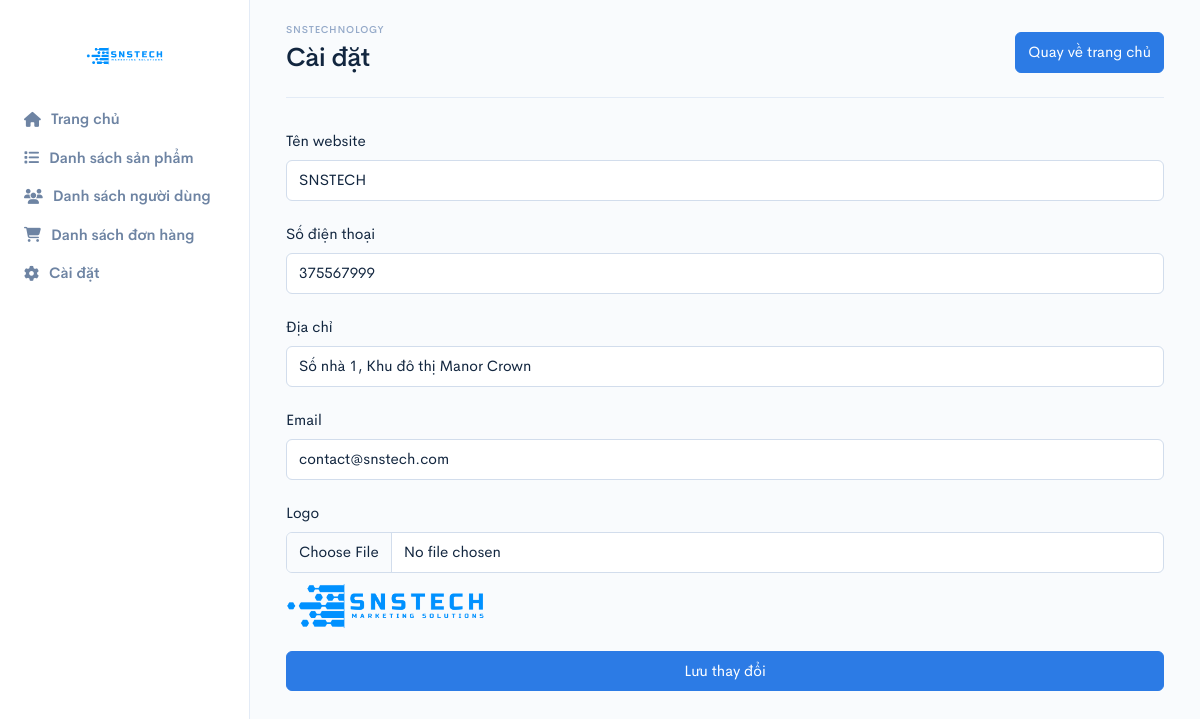
Page /page/admin/setting.php on the committed database.
### tables this page shows
CREATE TABLE IF NOT EXISTS `settings` (
  `id` int NOT NULL AUTO_INCREMENT,
  `website_name` varchar(255) NOT NULL,
  `phone` int NOT NULL,
  `address` text NOT NULL,
  `email` varchar(255) NOT NULL,
  `logo` varchar(255) DEFAULT NULL,
  `updated_at` datetime NOT NULL,
  PRIMARY KEY (`id`),
  UNIQUE KEY `uk_settings` (`id`)
);

### page/admin/setting.php (the view, shortened to what this page needs)
<?php
include '../../include/admin/head.php';
include '../../config.php';
try {
    $stmt = $pdo->query("SELECT website_name, phone, address, email, logo FROM settings LIMIT 1");
    $settings = $stmt->fetch(PDO::FETCH_ASSOC);
} catch (Exception $e) {
    $settings = null;
    error_log("Error fetching settings: " . $e->getMessage());
}
?>
<body>
    <?php include '../../include/admin/navbar.php'; ?>
    <div class="main-content">
        <div class="header">
            <div class="container-fluid">
                <div class="header-body">
                    <div class="row align-items-end">
                        <div class="col">
                            <h6 class="header-pretitle">SNSTECHNOLOGY</h6>
                            <h1 class="header-title">Cài đặt</h1>
                        </div>
                        <div class="col-auto">
                            <a href="/" class="btn btn-primary lift">Quay về trang chủ</a>
                        </div>
                    </div>
                </div>
            </div>
        </div>
        <div class="container-fluid">
            <div class="row">
                <div class="col-12 col-lg-12 col-xl">
                    <form id="settings-form" enctype="multipart/form-data" class="mb-4">
                        <div class="form-group">
                            <label class="form-label">Tên website</label>
                            <input type="text" class="form-control" name="website_name" placeholder="Tên website" value="<?php echo isset($settings['website_name']) ? htmlspecialchars($settings['website_name']) : ''; ?>" required>
                        </div>
                        <div class="form-group">
                            <label class="form-label">Số điện thoại</label>
                            <input type="tel" class="form-control" name="phone" placeholder="Số điện thoại" pattern="[0-9]{10,11}" value="<?php echo isset($settings['phone']) ? htmlspecialchars($settings['phone']) : ''; ?>" required>
                        </div>
                        <div class="form-group">
                            <label class="form-label">Địa chỉ</label>
                            <input type="text" class="form-control" name="address" placeholder="Địa chỉ" value="<?php echo isset($settings['address']) ? htmlspecialchars($settings['address']) : ''; ?>" required>
                        </div>
                        <div class="form-group">
                            <label class="form-label">Email</label>
                            <input type="email" class="form-control" name="email" placeholder="Email" value="<?php echo isset($settings['email']) ? htmlspecialchars($settings['email']) : ''; ?>" required>
                        </div>
                        <div class="form-group">
                            <label class="form-label">Logo</label>
                            <input type="file" class="form-control" name="logo" accept="image/*">
                            <img id="logo-preview" src="<?php echo isset($settings['logo']) && $settings['logo'] ? htmlspecialchars($settings['logo']) : ''; ?>" alt="Logo Preview" style="max-width: 200px; margin-top: 10px; display: <?php echo isset($settings['logo']) && $settings['logo'] ? 'block' : 'none'; ?>;">
                        </div>
                        <button type="submit" class="btn w-100 btn-primary">Lưu thay đổi</button>
                    </form>
                </div>
            </div>
        </div>
    </div>
</body>
</html>

### rows in the picture
settings: website_name "SNSTECH", phone "375567999", address "Số nhà 1, Khu đô thị Manor Crown", email "contact@snstech.com", logo (picture)
